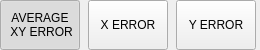
                   <widget class="QWidget" name="widget_cal_error" native="true">
                    <property name="sizePolicy">
                     <sizepolicy hsizetype="Preferred" vsizetype="Preferred">
                      <horstretch>0</horstretch>
                      <verstretch>0</verstretch>
                     </sizepolicy>
                    </property>
                    <property name="minimumSize">
                     <size>
                      <width>0</width>
                      <height>50</height>
                     </size>
                    </property>
                    <property name="maximumSize">
                     <size>
                      <width>16777215</width>
                      <height>50</height>
                     </size>
                    </property>
                    <layout class="QHBoxLayout" name="horizontalLayout_56">
                     <property name="spacing">
                      <number>8</number>
                     </property>
                     <property name="leftMargin">
                      <number>0</number>
                     </property>
                     <property name="topMargin">
                      <number>0</number>
                     </property>
                     <property name="rightMargin">
                      <number>4</number>
                     </property>
                     <property name="bottomMargin">
                      <number>0</number>
                     </property>
                     <item>
                      <widget class="QPushButton" name="cal_avg_error">
                       <property name="sizePolicy">
                        <sizepolicy hsizetype="Preferred" vsizetype="Preferred">
                         <horstretch>0</horstretch>
                         <verstretch>0</verstretch>
                        </sizepolicy>
                       </property>
                       <property name="minimumSize">
                        <size>
                         <width>0</width>
                         <height>0</height>
                        </size>
                       </property>
                       <property name="maximumSize">
                        <size>
                         <width>16777215</width>
                         <height>16777215</height>
                        </size>
                       </property>
                       <property name="styleSheet">
                        <string notr="true"/>
                       </property>
                       <property name="text">
                        <string>AVERAGE
 XY ERROR</string>
                       </property>
                       <property name="checkable">
                        <bool>true</bool>
                       </property>
                       <property name="checked">
                        <bool>true</bool>
                       </property>
                       <property name="autoExclusive">
                        <bool>true</bool>
                       </property>
                       <property name="checkedAction" stdset="0">
                        <string>0</string>
                       </property>
                      </widget>
                     </item>
                     <item>
                      <widget class="QPushButton" name="cal_x_error">
                       <property name="sizePolicy">
                        <sizepolicy hsizetype="Preferred" vsizetype="Preferred">
                         <horstretch>0</horstretch>
                         <verstretch>0</verstretch>
                        </sizepolicy>
                       </property>
                       <property name="minimumSize">
                        <size>
                         <width>0</width>
                         <height>0</height>
                        </size>
                       </property>
                       <property name="maximumSize">
                        <size>
                         <width>16777215</width>
                         <height>16777215</height>
                        </size>
                       </property>
                       <property name="baseSize">
                        <size>
                         <width>0</width>
                         <height>0</height>
                        </size>
                       </property>
                       <property name="text">
                        <string>X ERROR</string>
                       </property>
                       <property name="checkable">
                        <bool>true</bool>
                       </property>
                       <property name="checked">
                        <bool>false</bool>
                       </property>
                       <property name="autoExclusive">
                        <bool>true</bool>
                       </property>
                       <property name="checkedAction" stdset="0">
                        <string>1</string>
                       </property>
                      </widget>
                     </item>
                     <item>
                      <widget class="QPushButton" name="cal_y_error">
                       <property name="sizePolicy">
                        <sizepolicy hsizetype="Preferred" vsizetype="Preferred">
                         <horstretch>0</horstretch>
                         <verstretch>0</verstretch>
                        </sizepolicy>
                       </property>
                       <property name="minimumSize">
                        <size>
                         <width>0</width>
                         <height>0</height>
                        </size>
                       </property>
                       <property name="maximumSize">
                        <size>
                         <width>16777215</width>
                         <height>16777215</height>
                        </size>
                       </property>
                       <property name="baseSize">
                        <size>
                         <width>0</width>
                         <height>0</height>
                        </size>
                       </property>
                       <property name="styleSheet">
                        <string notr="true"/>
                       </property>
                       <property name="text">
                        <string>Y ERROR</string>
                       </property>
                       <property name="checkable">
                        <bool>true</bool>
                       </property>
                       <property name="autoExclusive">
                        <bool>true</bool>
                       </property>
                       <property name="checkedAction" stdset="0">
                        <string>2</string>
                       </property>
                      </widget>
                     </item>
                    </layout>
                   </widget>
